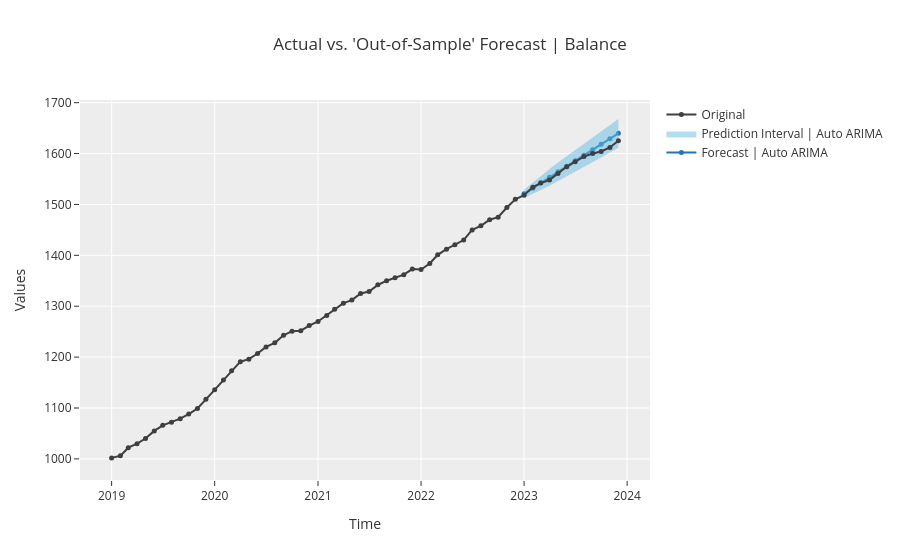

The notebook cell this image was saved under:
### Code cell
auto_Model_Selection(sequence, 
                     target_metric='Balance', # `target_metric='Balance` by default; 
                     time_metric='Fiscal Year Period', # `time_metric ='Fiscal Year Period` by default; 
                     fh=12, # `fh =12 by default; 
                     loss_metric ='SMAPE',# `loss_metric ='SMAPE` by default; 
                     random_state=12) # random_state = None thus the experiment is hardly reproducible;
